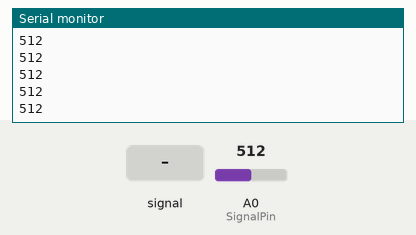
Recording of a sketch running on a simulated Arduino Uno, built with avr-gcc and run on an emulated ATmega328P. On the bench: the last lines printed to the serial monitor. Inputs (shaded band) come from the test bench; at power-on: A0 (SignalPin) = 512.

Above: at 1.2 s.
1.3 s: A0 (SignalPin) fed a 200 Hz sine of ±81 counts around its level
At 1.31 s:
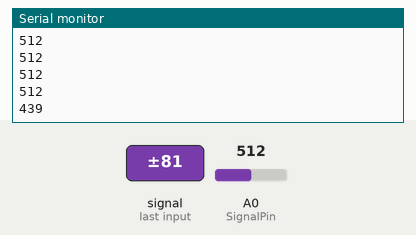
2.8 s: A0 (SignalPin) set to 716
At 2.81 s:
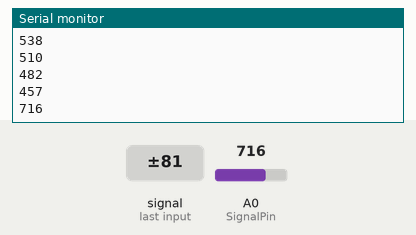
4.3 s: A0 (SignalPin) fed a 1000 Hz sine of ±255 counts around its level
At 4.32 s:
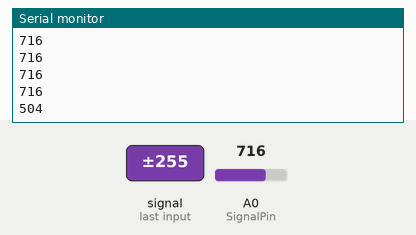
5.8 s: A0 (SignalPin) set to 900
At 5.82 s:
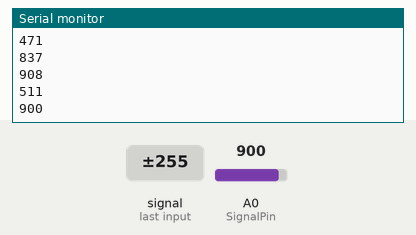
Timing chart, 0 to 8.3 s (numbered marks = the images above; inputs shaded):
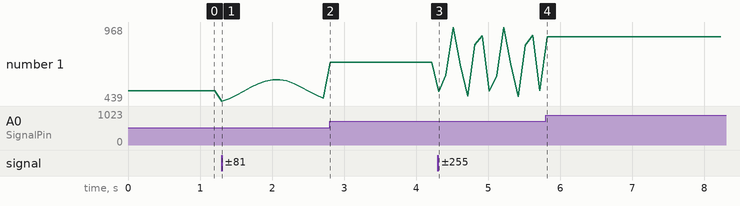

Measured:
- after the input at 1.3 s, the serial monitor: prints a new line at once (image 1)
- after the input at 2.8 s, the serial monitor: prints a new line at once (image 2)
- after the input at 4.3 s, the serial monitor: prints a new line at once (image 3)
- after the input at 5.8 s, the serial monitor: prints a new line at once (image 4)
- plotted number 1: 512 → 457 after the input at 1.3 s, 457 → 716 after the input at 2.8 s, 716 → 511 after the input at 4.3 s, 511 → 900 after the input at 5.8 s

The sketch:

HW486_basic_codes.ino
```cpp
// Define the signal pin here
int SignalPin = A0;
void setup() {
  // put your setup code here, to run once:
  Serial.begin(9600);

}

void loop() {
  // put your main code here, to run repeatedly:
  //Since this sensor gives analog values, use analogRead
  int light = analogRead(SignalPin);
  Serial.println(light);
  delay(100);
}
```
